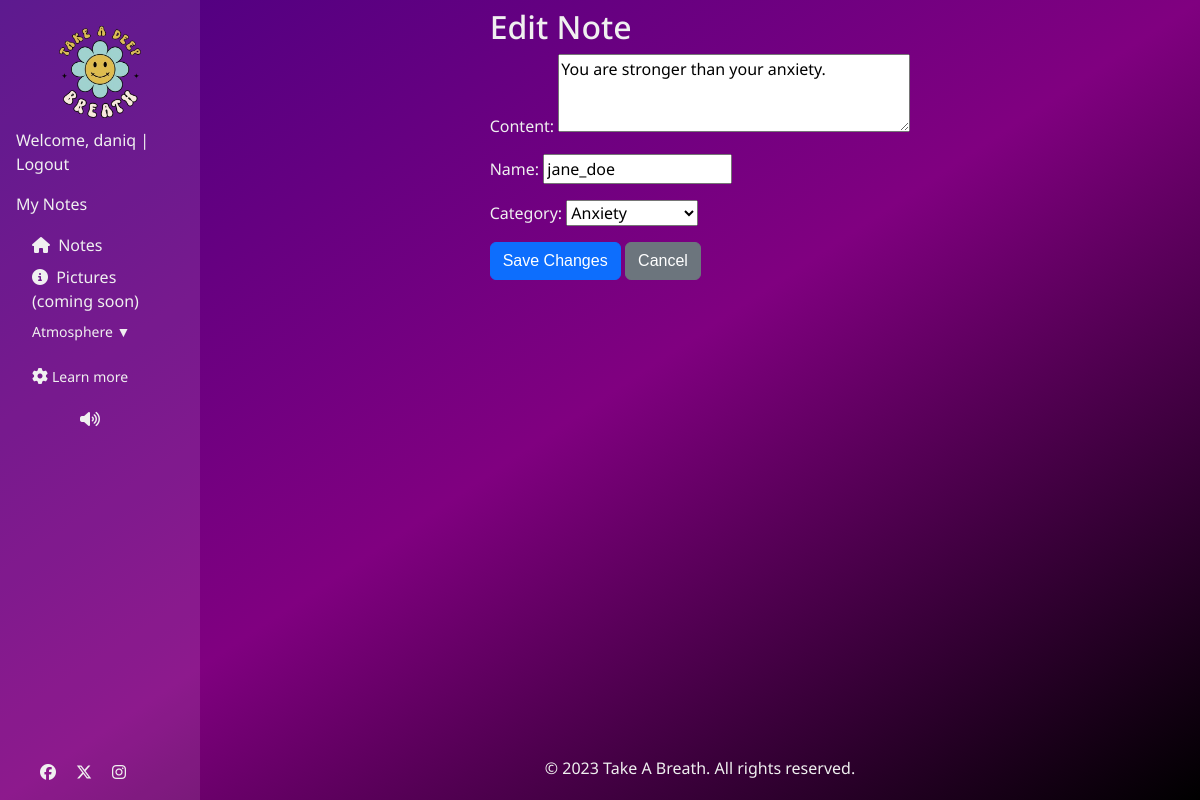
Screenshot of /note/2/edit/ (signed in) with the database file from the repository.
### quote/models.py (models this page shows, shortened)
class Note(models.Model):
    CATEGORY = (
        (0, "Uncategorized"),
        (1, "Stress"),
        (2, "Depression"),
        (3, "Anxiety"),
    )
    STATUS = (
        (0, "Pending"),
        (1, "Approved"),
        (2, "Denied"),
    )
    content = models.CharField(max_length=100)
    name = models.CharField(max_length=100, default='anonymous', blank=True)
    created_on = models.DateTimeField(auto_now_add=True)
    status = models.IntegerField(choices=STATUS, default=0)
    category = models.IntegerField(choices = CATEGORY, default=0, blank=True)
    author = models.ForeignKey(
        User,
        on_delete=models.SET(get_removed_user),
        related_name="notes",
    )
    class Meta:
        ordering = ["created_on"] # Order by creation date in ascending order

### quote/views.py (the view, shortened to what this page needs)
# urls.py: path('note/<int:pk>/edit/', views.NoteUpdateView.as_view(), name='edit_note'),
class NoteUpdateView(LoginRequiredMixin, UpdateView):
    model = Note
    form_class = NoteForm
    template_name = "quote/edit-note.html"
    def get_queryset(self):
        return Note.objects.filter(author=self.request.user)

### quote/forms.py (shortened to what this page needs)
class NoteForm(forms.ModelForm):
    class Meta:
        model = Note
        fields = ['content', 'name', 'category']
        widgets = {
            'content': forms.Textarea(attrs={'rows':3, 'placeholder': 'Write your quote here...'}),
            'name': forms.TextInput(attrs={'placeholder': 'Your name (if you want)'}),
            'category': forms.Select(),
        }

### quote/templates/quote/edit-note.html
{% extends "base.html" %}
{% block content %}
<main>
  <section class="edit-section">
    <div class="container">
      <h2>Edit Note</h2>
      <form method="post">
        {% csrf_token %} {{ form.as_p }}
        <button type="submit" class="btn btn-primary">Save Changes</button>
        <a href="{% url 'my_notes' %}" class="btn btn-secondary">Cancel</a>
      </form>
    </div>
  </section>
</main>
{% endblock %}

### templates/base.html (shortened to what this page needs)
{% load static %} {% url 'home' as home_url %}
<!DOCTYPE html>
<html lang="en">
  <head>
    <link
      href="https://cdn.jsdelivr.net/npm/bootstrap@5.3.3/dist/css/bootstrap.min.css"
      rel="stylesheet"
    />
    <link rel="stylesheet" href="{% static 'css/style.css' %}" />
  </head>
  <body class="theme-space">
    <div class="sidebar" id="sidebar">
      <img
        id="logo"
        src="{% static 'images/Logoo-removebg-preview.png' %}"
        alt="Logo"
        class="img-fluid"
      />
      {% if user.is_authenticated %}
      <p>
        Welcome, {{ user.username }} | <a href="{% url 'logout' %}">Logout</a>
      </p>
      <a href="{% url 'my_notes' %}">My Notes</a>
      {% else %}
      <p>
        <a href="{% url 'login' %}">Login</a> |
        <a href="{% url 'signup' %}">Sign Up</a>
      </p>
      {% endif %}
      <ul class="nav-list">
        <li>
          <a href="{% url 'home' %}"><i class="fas fa-home"></i> Notes </a>
        </li>
        <li>
          <a href="#"
            ><i class="fas fa-info-circle"></i> Pictures (coming soon)</a
          >
        </li>
        <li>
          <div class="dropdown-container">
            <div class="dropdown-header">Atmosphere ▼</div>
          </div>
        </li>
        <li>
          <div class="dropdown-container">
            <div class="dropdown-header">
              <i class="fas fa-cog"></i>Learn more
            </div>
          </div>
        </li>
        <i id="toggleAudio" class="fa-solid fa-volume-high"></i>
      </ul>
      <div id="social-links-nav">
        <a
          href="https://www.facebook.com/"
          target="_blank"
          aria-label="Visit us on Facebook.(Opens in new tab)"
          rel="noopener"
        >
          <i class="fa-brands fa-facebook"></i>
        </a>
        <a
          href="https://www.twitter.com/"
          target="_blank"
          aria-label="Visit us on Twitter.(Opens in new tab)"
          rel="noopener"
        >
          <i class="fa-brands fa-x-twitter"></i>
        </a>
        <a
          href="https://www.instagram.com/"
          target="_blank"
          aria-label="Visit us on Instagram.(Opens in new tab)"
          rel="noopener"
        >
          <i class="fa-brands fa-instagram"></i>
        </a>
      </div>
    </div>
    <main class="flex-shrink-0 main-bg">
      {% block content %}{% endblock content %}
      <footer class="mt-auto" id="footer">
        <div class="container">
          <p>&copy; 2023 Take A Breath. All rights reserved.</p>
        </div>
      </footer>
    </main>
  </body>
</html>

### static/css/style.css (style rules this page uses)
:root { --primary-font: "Noto Sans", serif; --notes-font: "Allison", sans-serif; --white: white; --primary-color: #f0f0f0; --black: black; }
body { margin: 0; font-family: sans-serif; min-height: 100vh; color: pink; display: flex; background-repeat: no-repeat; }
h2, label, p, a, li, i { font-family: var(--primary-font); color: var(--primary-color); }
main { flex: 1; display: flex; flex-direction: column; align-items: center; justify-content: flex-start; padding: 0.25rem; position: relative; overflow: visible; }
ul { list-style: none; padding: 0; margin: 0; }
a { text-decoration: none; }
i { padding-right: 0.25rem; font-size: 1rem; }
.sidebar { background: rgba(255, 255, 255, 0.1); padding: 1rem; width: 200px; }
.nav-list { display: flex; flex-direction: column; gap: 0.5rem; padding: 1rem; }
#toggleAudio { padding-left: 3rem; }
#social-links-nav { display: flex; gap: 1rem; bottom: 1rem; left: 2.5rem; position: fixed; z-index: 1000; }
.theme-space { background: linear-gradient(to bottom right, #d8b4fe, #c4b5fd); color: #3730a3; }
body.theme-space { background: linear-gradient(to bottom right, indigo, purple, black); }
#footer { bottom: -5rem; }
.dropdown-container { margin-bottom: 1rem; }
.dropdown-header { cursor: pointer; user-select: none; }

### rows the page displays
Note: content "You are stronger than your anxiety.", name "jane_doe", category "Anxiety"

### other values shown
{{ user.username }} "daniq"
